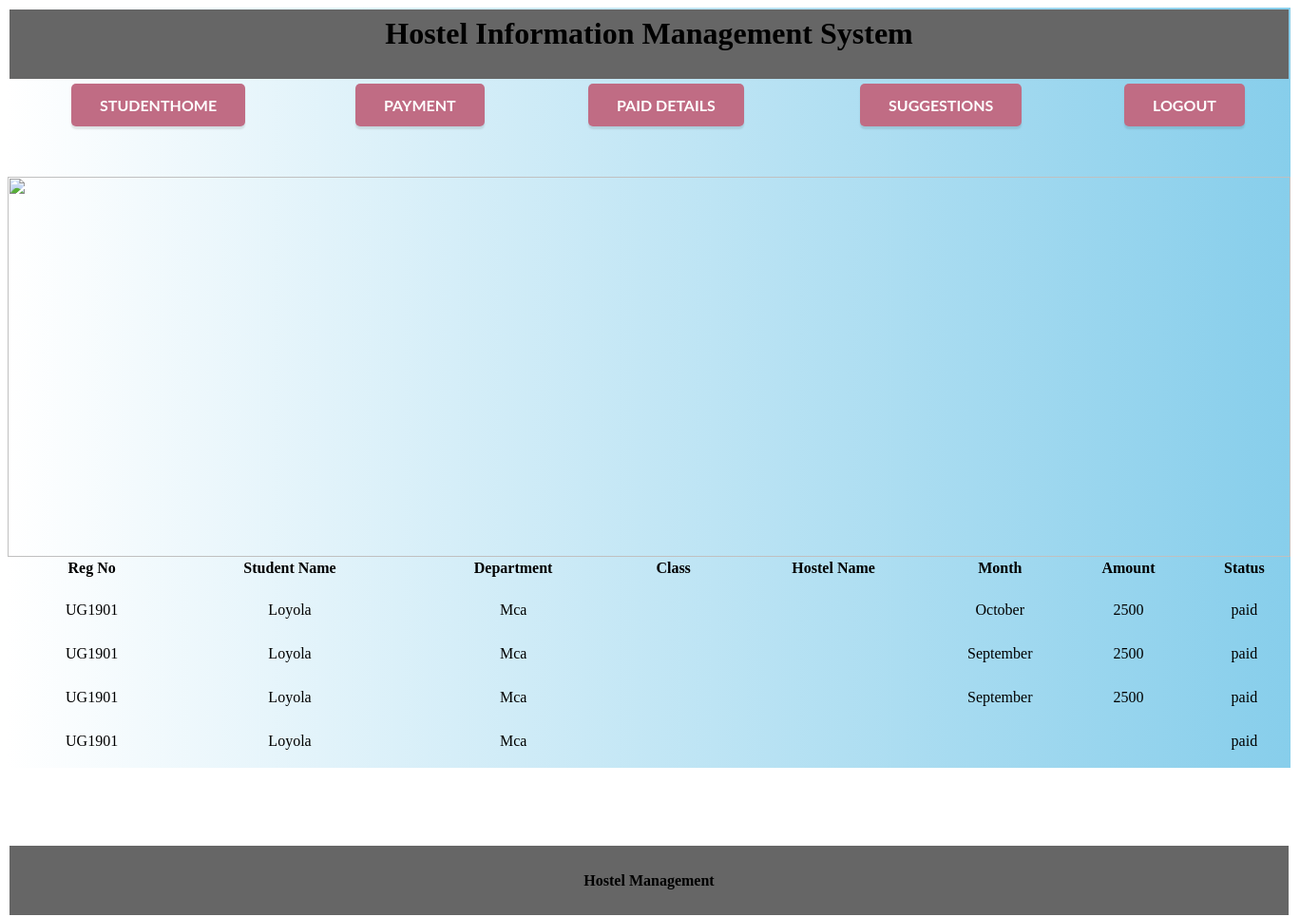
Page /ex/viewp.php (signed in) on the earlier database version.
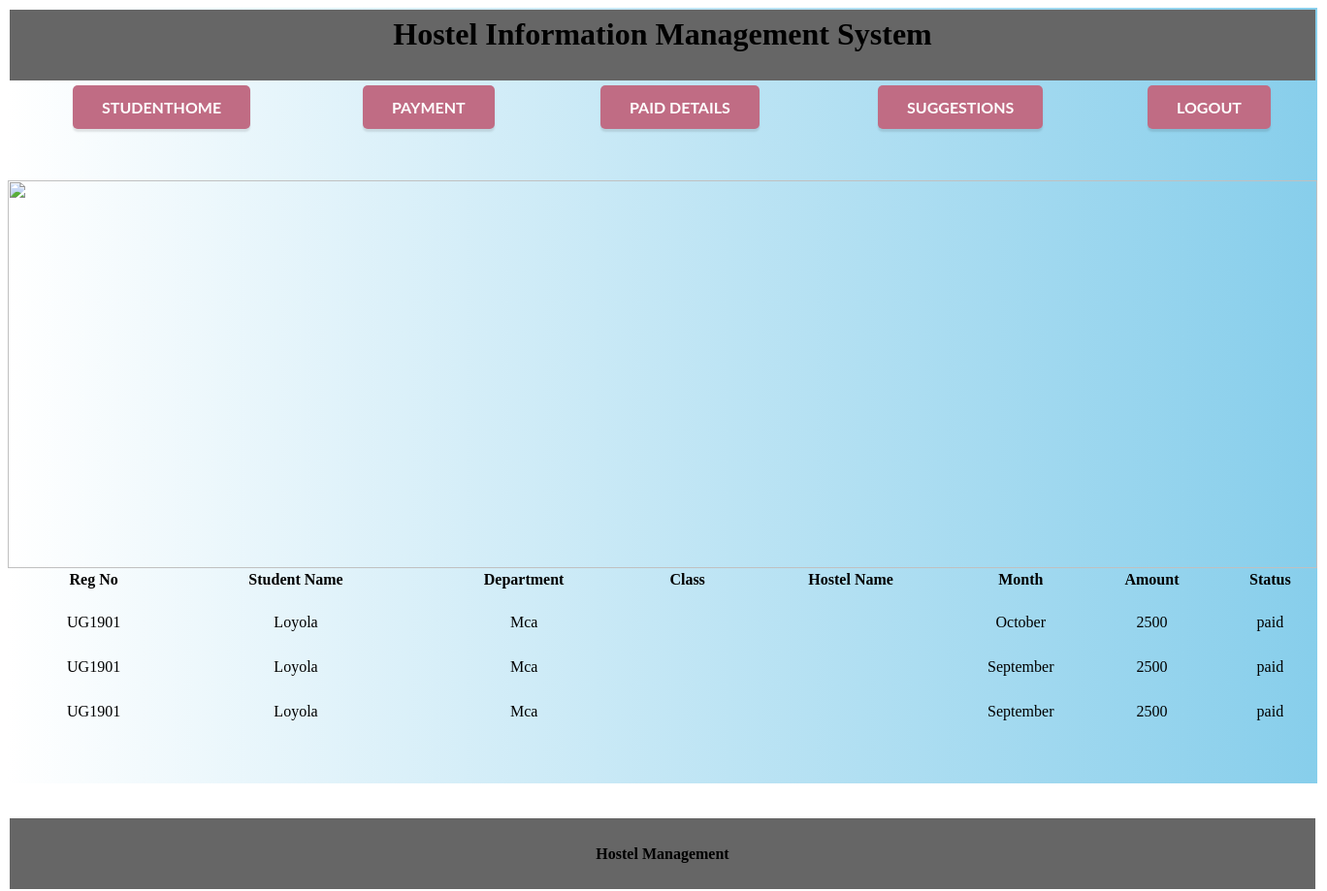
Same page on the later database version.
### tables this page shows
CREATE TABLE `paid` (
  `id` varchar(20) NOT NULL,
  `reg` varchar(50) NOT NULL,
  `total` varchar(50) NOT NULL,
  `date` varchar(50) NOT NULL,
  `month` varchar(50) NOT NULL
);

CREATE TABLE `stud` (
  `id` int(11) NOT NULL,
  `stud_id` varchar(20) DEFAULT NULL,
  `name` varchar(20) NOT NULL,
  `reg` varchar(20) NOT NULL,
  `dept` varchar(30) NOT NULL,
  `year` varchar(20) NOT NULL,
  `fathname` varchar(50) NOT NULL,
  `fathphone` varchar(20) NOT NULL,
  `age` int(11) NOT NULL,
  `dob` date NOT NULL,
  `bldgrp` varchar(10) NOT NULL,
  `email` varchar(30) NOT NULL,
  `phone` varchar(20) NOT NULL,
  `address` text NOT NULL,
  `image` varchar(50) NOT NULL
);

### ex/viewp.php (the view, shortened to what this page needs)
<?php
include("dbconnect.php");
extract($_POST);
$reg=$_SESSION['reg'];
?>
<html>
<head>
  <link rel="stylesheet" href="indexstyle.css">
  <link rel="stylesheet" href="font.css">
  <link rel="stylesheet" href="gradient.css">
</head>
<body>
<div id="grad4">
  <table width="100%" border="0">
    <tr>
      <th height="73" bgcolor="#666666" scope="col"><h1>Hostel Information Management System</h1>
      </th>
    </tr>
  </table>
  <table width="100%" border="0">
    <tr>
      <th scope="col"><a href="studhome.php" class="button pulse">StudentHome</a></th>
      <th scope="col"><a href="pay.php" class="button pulse">payment</a></th>
       <th scope="col"><a href="viewp.php" class="button pulse">Paid Details</a></th>
      <th scope="col"><a href="suggest.php" class="button pulse">Suggestions</a></th>
      <th scope="col"><a href="index.php" class="button pulse">Logout</a></th>
    </tr>
  </table>
  <p>&nbsp;</p>
  <div id="content"/>
   <img src="images\2.jpg" width="1350" height="400">
<table width="100%" border="0" align="center">
        <tr>
          <td width="13%"><div align="center" class="style6"><strong><strong>Reg No</strong> </div></td>
		  <td width="18%"><div align="center" class="style6"><strong>Student Name</strong> </div></td>
		  <td width="17%"><div align="center" class="style6"><strong>Department</strong> </div></td>
		   <td width="8%"><div align="center" class="style6"><strong>Class</strong></div></td>
		  <td width="17%"><div align="center" class="style6"><strong>Hostel Name </strong></div></td>
		   <td width="9%"><div align="center" class="style6"><strong>Month </strong></div></td>
		   <td width="11%"><div align="center" class="style6"><strong>Amount </strong></div></td>
		    <td width="7%"><div align="center" class="style6"><strong>Status</strong></div></td>
        </tr>
			<tr>
		<td colspa="8">&nbsp;</td>
		</tr>
		<?php
		$qry=mysqli_query($connect,"select * from paid where reg='$reg'");
		while($row=mysqli_fetch_array($qry))
		{
		$reg=$row['reg'];
		  $qt=mysqli_query($connect,"select * from stud where reg='$reg'");
		  $rw=mysqli_fetch_assoc($qt);
		?>
        <tr>
		   <td height="20"><div align="center"><?php echo $row['reg'];?></div></td>
		   <td><div align="center"><?php echo $rw['name'];?></div></td>
		   <td><div align="center"><?php echo $rw['dept'];?></div></td>
		    <td><div align="center"><?php echo $rw['cls'];?></div></td>
		   <td><div align="center"><?php echo $rw['hname'];?></div></td>
		  <td><div align="center"><?php echo $row['month'];?></div></td>
		    <td><div align="center"><?php echo $row['total'];?></div></td>
			  <td><div align="center"><?php echo "paid"?></div></td>
        </tr>
		<tr>
		<td height="22" colspa="8">&nbsp;</td>
		</tr>
        <?php
		}
		?>
		</table>
<br>
<br>
<br>
<br>
<table width="100%" border="0">
    <tr>
      <th height="73" bgcolor="#666666" scope="col"><p>Hostel Management</p>
      </th>
    </tr>
</table>
</div>
</body>
</html>

Differences in the rows shown:
removed paid: reg "UG1901", stud.name "Loyola", stud.dept "Mca"
